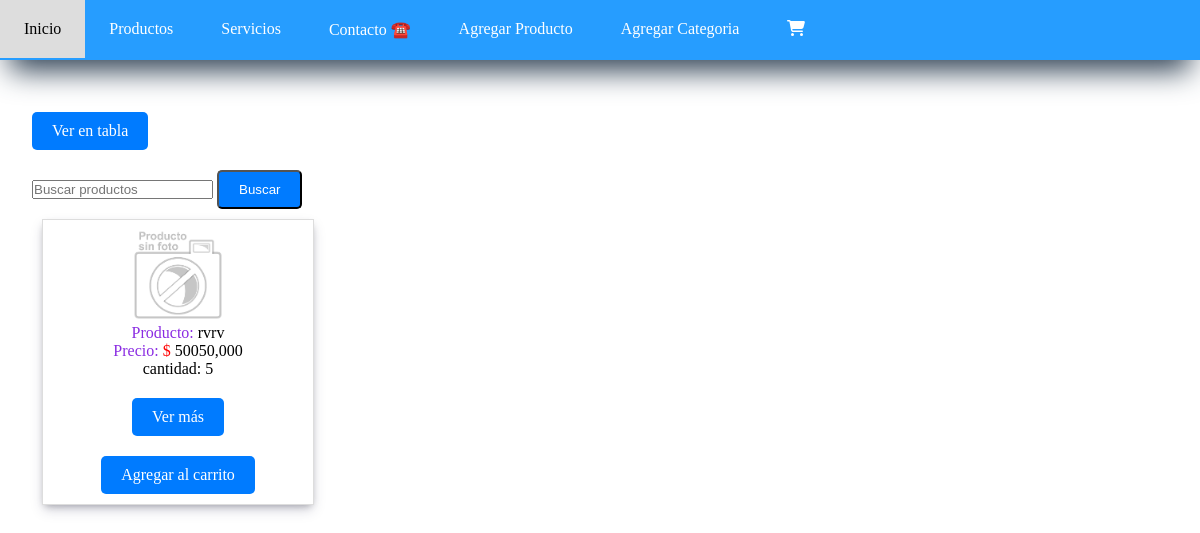
The app's page /producto/, older data.
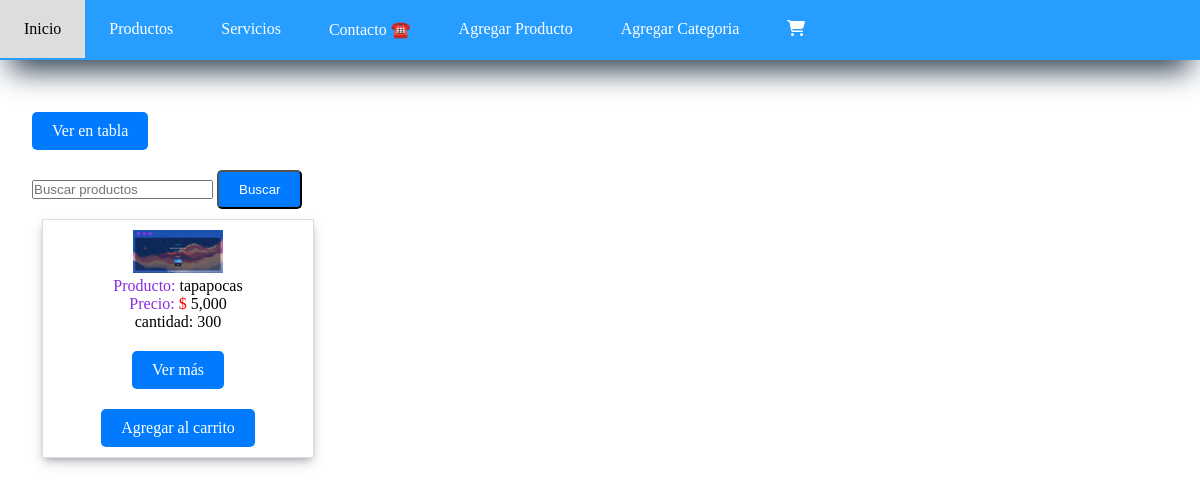
The same page, newer data.
### Taller_Mecanico/models.py (models this page shows, shortened)
class Producto(models.Model):
    nombre = models.CharField(max_length=100)
    descripcion = models.CharField(max_length=500)
    cantidad = models.PositiveIntegerField()
    precio = models.DecimalField(max_digits=10, decimal_places=3, validators=[MinValueValidator(0)])
    categoria = models.ForeignKey(Categoria, on_delete=models.CASCADE, null=True)
    imagen = models.ImageField()

### Taller_Mecanico/views.py (the view)
# urls.py: path('producto/', views.producto, name='producto'),
def producto(request):
    titulo = '¡Mostrando Productos!'
    vista = request.GET.get('vista', None)
    if vista == 'tabla':
        productos = Producto.objects.all()
        return render(request, 'Agregar_Producto/productos_table.html', {
            'titulo': titulo,
            'productos': productos,
        })
    else:
        productos = Producto.objects.all()
        return render(request, 'Agregar_Producto/producto.html', {
            'titulo': titulo,
            'productos': productos,
        })

### Taller_Mecanico/templates/Agregar_Producto/producto.html (shortened to what this page needs)
{% extends 'layouts/base.html' %}
{% block content %}
{% load static %}
<a href="{% url 'producto' %}?vista=tabla" class="btn btn-primary">Ver en tabla</a>
<form method="GET" action="{% url 'buscar_productos_vista' %}">
    <input type="text" name="q" placeholder="Buscar productos">
    <button type="submit" class="btn btn-primary">Buscar</button>
</form>
<main class="container">
    {% if productos %}
        {% for producto in productos %}
            <div class="card shadow">
                <center>
                    {% if producto.imagen %}
                        <img src="{{ producto.imagen.url }}" style="width: 90px;">
                    {% else %}
                        <img src="{% static 'images/SinImagen.png' %}" alt="LogoImagen" width="90px">
                    {% endif %}
                    <p><span>Producto:</span> {{ producto.nombre }}</p>
                    <p><span>Precio: </span> <span class="pre">$</span> {{ producto.precio }}</p>
                    <p>cantidad: {{ producto.cantidad }}</p>
                    <a href="{% url 'detalle_producto' producto.id %}" class="btn">Ver más</a><br>
                    <a href="{% url 'agregar_al_carrito' producto.id %}" class="btn">Agregar al carrito</a>
                </center>
            </div>
            <br>
        {% endfor %}
    {% else %}
        <p>No se encontraron productos que coincidan con la búsqueda.</p>
    {% endif %}
</main>
{% endblock %}

Row changes from the older to the newer data that the page shows:
removed Producto: nombre "rvrv", precio "50050,000", cantidad "5"
added Producto: imagen (picture), nombre "tapapocas", precio "5,000", cantidad "300"
